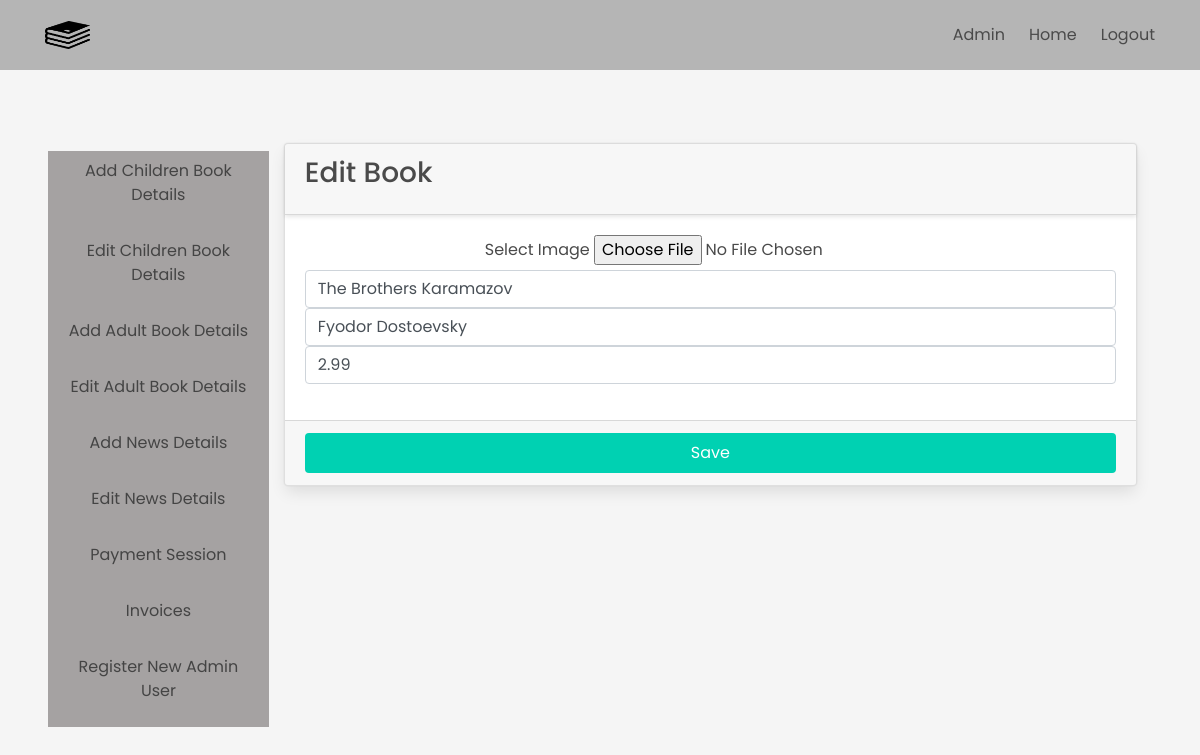
The app's page /edit-adult-books/1 (signed in) with its own data.
### app.py (models this page shows, shortened)
class AdultBooks(db.Model):
    bookId = db.Column(db.Integer, primary_key=True)
    image = db.Column(db.LargeBinary(length=(2**32)-1))
    title = db.Column(db.String(50), unique=True)
    author = db.Column(db.String(50))
    price = db.Column(db.DECIMAL(5,2))
    filename = db.Column(db.String(50))

### app.py (the view)
@app.route('/edit-adult-books/<int:bookId>', methods=['POST', 'GET'])
@login_required
def editAdultBooks(bookId):
    book = AdultBooks.query.get(bookId)
    if request.method == 'POST':
        image = request.files['image']
        book.image = image.read()
        book.title = request.form['title']
        book.author = request.form['author']
        book.price = request.form['price']
        book.filename = secure_filename(image.filename)
        db.session.commit()
        flash('Details of book updated', category='success')
        return redirect('/update-adult-books')
    else:
        return render_template('editAdultBooks.html', book=book)

### app.py (called while the page is built)
@login_manager.user_loader
def load_user(id):
    return User.query.get(int(id))

### templates/editAdultBooks.html (shortened to what this page needs)
{% extends "adminHome.html" %}
{% block admin %}
        <div class="container-fluid">
            <div class="row">
                <div class="col-md-12">
              <div class="card card-primary">
                <div class="card-header">
                  <h3 class="card-title">Edit Book</h3>
                </div>
                <form role="form" action="/edit-adult-books/{{ book.bookId }}" method="post" enctype="multipart/form-data">
                  <div class="card-body">
                    <div class="form-group">
                      <label>Select Image </label>
                      <input type="file" name="image" value="{{ book.image }}">
                      <input type="text" class="form-control" name="title" placeholder="Enter Title" value="{{ book.title }}">
                      <input type="text" class="form-control" name="author" placeholder="Enter Author" value="{{ book.author }}">
                      <input type="text" class="form-control" name="price" placeholder="Enter the price" value="{{ book.price }}">
                    </div>
                  </div>
                  <div class="card-footer">
                    <button type="submit" class="button is-primary is-fullwidth">Save</button>
                  </div>
                </form>
              </div>
            </div>
            </div>
        </div>
{% endblock %}

### static/css/style.css (style rules this page uses)
:root { --green:#27ae60; --dark-color:#219150; --black:#444; --light-color:#666; --border:.1rem solid rgba(0,0,0,.1); --border-hover:.1rem solid var(--black); --box-shadow:0 .5rem 1rem rgba(0,0,0,.1); }
* { font-family: 'Poppins', sans-serif; margin:0; padding:0; box-sizing: border-box; outline: none; border:none; text-decoration: none; text-transform: capitalize; transition:all .2s linear; transition:width none; }
html { font-size: 62.5%; overflow-x: hidden; scroll-padding-top: 5rem; scroll-behavior: smooth; }

### records on screen
AdultBooks: title "The Brothers Karamazov", author "Fyodor Dostoevsky", price "2.99"
